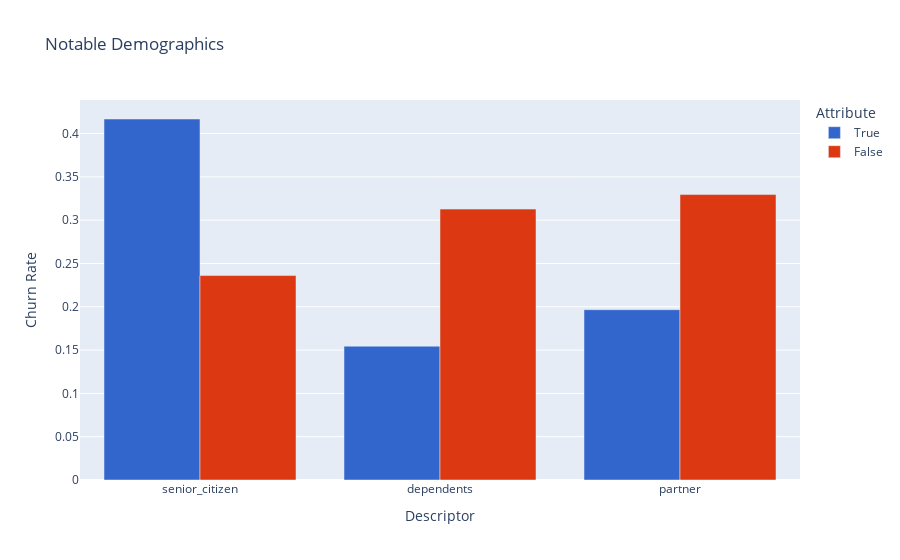

Notebook code for this chart:
### Markdown cell above
### Demographics

### Code cell
# creating churn rate bar graph of relevant demographic info 
churn_demo = churn_rate[['senior_citizen','dependents','partner']].swapaxes(axis1=1, axis2=0).reset_index()
churn_demo = churn_demo.rename(columns={'level_0':'field', 'level_1':'category'})

demo_fig = px.bar(churn_demo, x="field", y="churn",
                  color="category",
                  barmode='group',
                  category_orders={'category':[True,False]},
                  color_discrete_sequence=px.colors.qualitative.G10,
                  labels={'field':'Descriptor','churn':'Churn Rate', 'category':'Attribute'},
                  title='Notable Demographics'
                 )
demo_fig.show()

### Figure 1 — Plotly figure (JSON) as saved in the notebook; plotly's stock layout.template omitted (floating-point values rounded to 4 significant figures)
{"data": [{"alignmentgroup": "True", "hovertemplate": "Attribute=True<br>Descriptor=%{x}<br>Churn Rate=%{y}<extra></extra>", "legendgroup": "True", "marker": {"color": "#3366CC", "pattern": {"shape": ""}}, "name": "True", "offsetgroup": "True", "orientation": "v", "showlegend": true, "textposition": "auto", "type": "bar", "x": ["senior_citizen", "dependents", "partner"], "xaxis": "x", "y": [0.4168, 0.1545, 0.1966], "yaxis": "y"}, {"alignmentgroup": "True", "hovertemplate": "Attribute=False<br>Descriptor=%{x}<br>Churn Rate=%{y}<extra></extra>", "legendgroup": "False", "marker": {"color": "#DC3912", "pattern": {"shape": ""}}, "name": "False", "offsetgroup": "False", "orientation": "v", "showlegend": true, "textposition": "auto", "type": "bar", "x": ["senior_citizen", "dependents", "partner"], "xaxis": "x", "y": [0.2361, 0.3128, 0.3296], "yaxis": "y"}], "layout": {"autosize": true, "barmode": "group", "legend": {"title": {"text": "Attribute"}, "tracegroupgap": 0}, "title": {"text": "Notable Demographics"}, "xaxis": {"anchor": "y", "autorange": true, "domain": [0, 1], "range": [-0.5, 2.5], "title": {"text": "Descriptor"}, "type": "category"}, "yaxis": {"anchor": "x", "autorange": true, "domain": [0, 1], "range": [0, 0.4388], "title": {"text": "Churn Rate"}, "type": "linear"}}}
